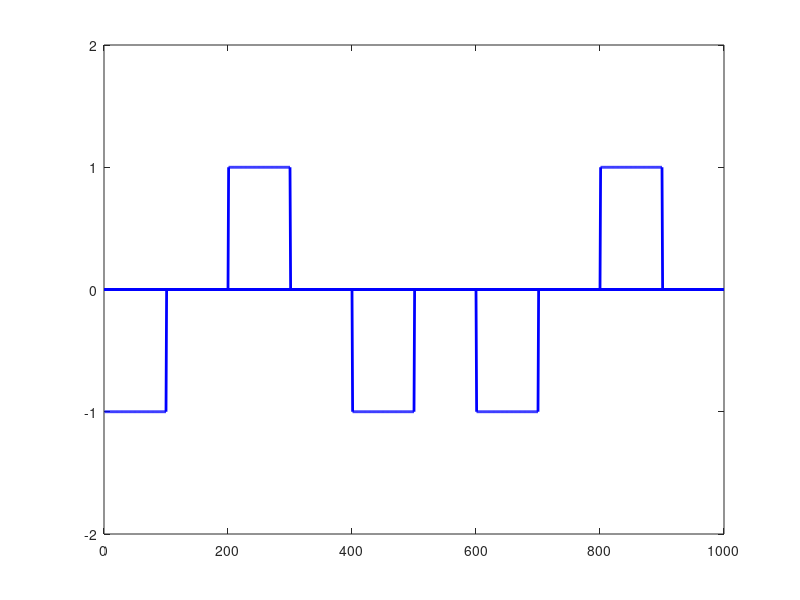

This figure's MATLAB source:
data =[0 1 0 0  1];
point=200;
signal =zeros(length(data)*point);
k=1;
for i=1:length(data)
  if data(i)==0
    for j=1:point/2
      signal(k)=-1;
      k++;
    endfor
    for j=1:point/2
      signal(k)=0;
      k++;
    endfor
  else
    for j=1:point/2
      signal(k)=1;
      k++;
    endfor
    for j=1:point/2
      signal(k)=0;
      k++;
    endfor
  endif
endfor

plot(signal,'LineWidth',2,'blue');

ylim([-2,2]);

#decoding
#i=1:length(data)
#if the first point of a level is equal to negative
#then decode(i)=0
#else 1

decode =zeros(1,length(data));

for i=1:length(data)
  if signal(i*point-point+1)==-1
    decode(i)=0;
  else
    decode(i)=1;
  endif
endfor

disp(decode);
